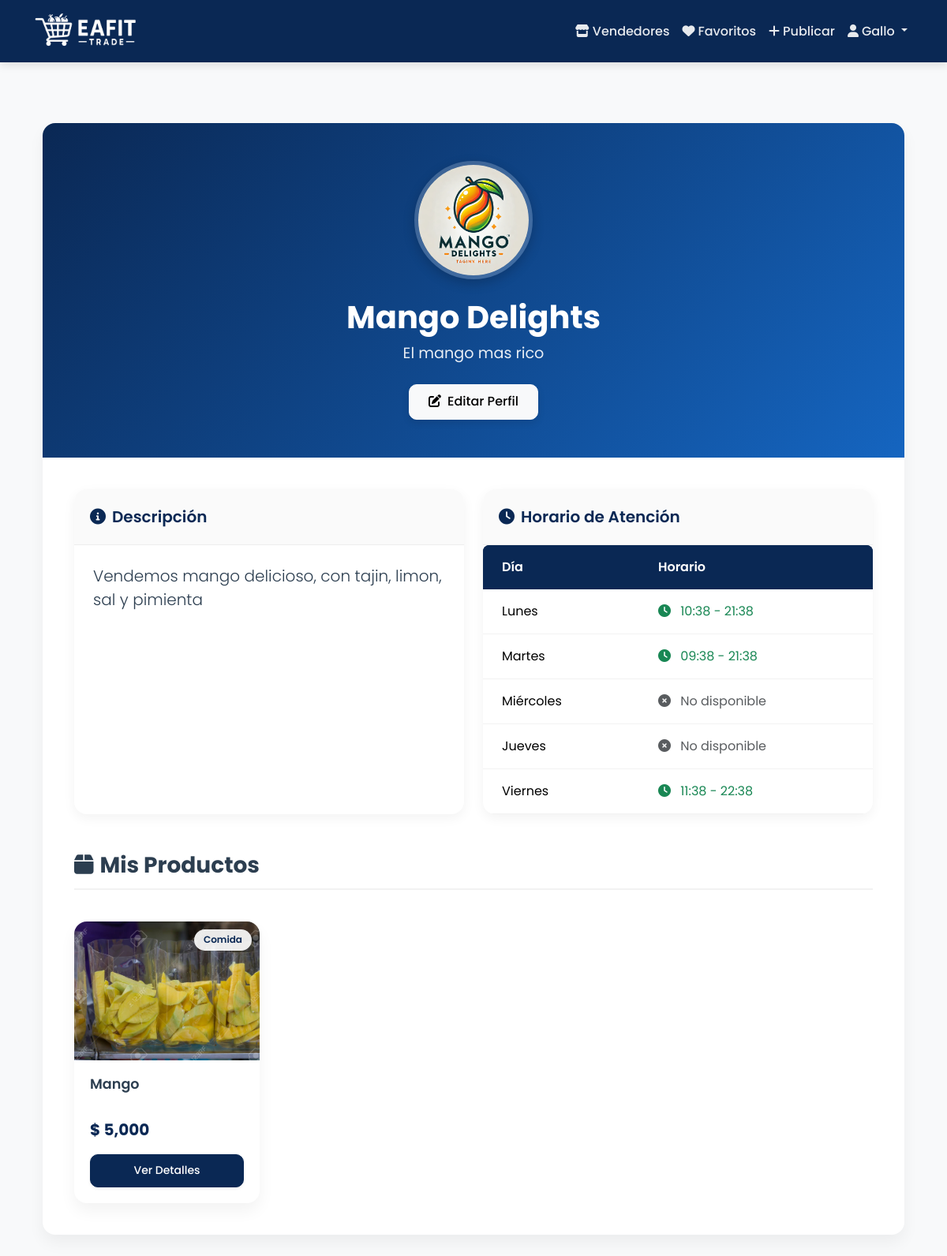
Screenshot of /profile/ (signed in) with the database file from the repository.
### seller_profiles/models.py (models this page shows, shortened)
class SellerProfile(models.Model):
    user = models.OneToOneField(
        User,
        on_delete=models.CASCADE,
        related_name='seller_profile'
    )
    profile_image = models.ImageField(
        upload_to='profiles/',
        verbose_name='Foto de perfil',
        null=True,
        blank=True
    )
    store_name = models.CharField(
        max_length=100,
        verbose_name='Nombre de la tienda',
        help_text='Nombre que se mostrará en tu perfil de vendedor'
    )
    slogan = models.CharField(
        max_length=200,
        verbose_name='Slogan',
        help_text='Una frase corta que describa tu tienda',
        blank=True,
        null=True
    )
    description = models.TextField(
        verbose_name='Descripción',
        help_text='Describe tu tienda y los productos que vendes'
    )
    whatsapp = models.CharField(
        max_length=15,
        verbose_name='WhatsApp',
        help_text='Ingresa tu número de WhatsApp con código de país (ej: 573001234567)',
        blank=True,
        null=True
    )
    class Meta:
        verbose_name = 'Perfil de vendedor'
        verbose_name_plural = 'Perfiles de vendedores'

class Schedule(models.Model):
    DAYS_OF_WEEK = [
        ('Lunes', 'Lunes'),
        ('Martes', 'Martes'),
        ('Miércoles', 'Miércoles'),
        ('Jueves', 'Jueves'),
        ('Viernes', 'Viernes')
    ]
    profile = models.ForeignKey(
        SellerProfile,
        on_delete=models.CASCADE,
        related_name='schedules'
    )
    day = models.CharField(
        max_length=20,
        choices=DAYS_OF_WEEK,
        verbose_name='Día'
    )
    is_available = models.BooleanField(
        default=True,
        verbose_name='Disponible'
    )
    start_time = models.TimeField(
        verbose_name='Hora de inicio',
        null=True,
        blank=True,
        help_text='Horario de inicio (entre 6:00 AM y 9:30 PM, en intervalos de 30 minutos)'
    )
    end_time = models.TimeField(
        verbose_name='Hora de cierre',
        null=True,
        blank=True,
        help_text='Horario de cierre (entre 6:30 AM y 10:00 PM, en intervalos de 30 minutos)'
    )
    class Meta:
        ordering = ['day']
        unique_together = ['profile', 'day']
        verbose_name = 'Horario'
        verbose_name_plural = 'Horarios'

### products/models.py (models this page shows, shortened)
class Product(models.Model):
    CATEGORY_CHOICES = [
        ('Comida', 'Comida'),
        ('Ropa', 'Ropa'),
        ('Tecnología', 'Tecnología'),
        ('Libros', 'Libros'),
        ('Otros', 'Otros'),
    ]
    CONDITION_CHOICES = [
        ('Nuevo', 'Nuevo'),
        ('Usado', 'Usado'),
        ('Buen estado', 'Buen estado'),
    ]
    FOOD_TYPE_CHOICES = [
        ('Panadería', 'Panadería'),
        ('Galletas', 'Galletas'),
        ('Repostería', 'Repostería'),
        ('Frutas', 'Frutas'),
        ('Frituras', 'Frituras'),
        ('Dulces', 'Dulces'),
        ('Helados', 'Helados'),
        ('Snacks', 'Snacks'),
        ('Comida rápida', 'Comida rápida'),
        ('Otros', 'Otros'),
    ]
    name = models.CharField(
        max_length=255,
        verbose_name='Nombre',
        help_text='Nombre del producto'
    )
    category = models.CharField(
        max_length=50,
        choices=CATEGORY_CHOICES,
        verbose_name='Categoría',
        null=True,
        blank=True
    )
    food_type = models.CharField(
        max_length=50,
        choices=FOOD_TYPE_CHOICES,
        verbose_name='Tipo de Comida',
        blank=True,
        null=True
    )
    description = models.TextField(
        verbose_name='Descripción',
        help_text='Describe tu producto detalladamente'
    )
    price = models.DecimalField(
        max_digits=10,
        decimal_places=2,
        validators=[MinValueValidator(0.01)],
        verbose_name='Precio',
        help_text='Precio en pesos colombianos'
    )
    published_at = models.DateTimeField(
        default=timezone.now,
        verbose_name='Fecha de publicación'
    )
    condition = models.CharField(
        max_length=50,
        choices=CONDITION_CHOICES,
        verbose_name='Estado',
        blank=True,
        null=True
    )
    image = models.ImageField(
        upload_to='products/',
        verbose_name='Imagen',
        help_text='Imagen del producto'
    )
    seller = models.ForeignKey(
        User,
        on_delete=models.CASCADE,
        verbose_name='Vendedor',
        related_name='products'
    )
    available = models.BooleanField(
        default=True,
        verbose_name='Disponible'
    )
    class Meta:
        verbose_name = 'Producto'
        verbose_name_plural = 'Productos'
        ordering = ['-published_at']
        indexes = [
            models.Index(fields=['name']),
            models.Index(fields=['category']),
            models.Index(fields=['available']),
        ]

### seller_profiles/views.py (the view)
# urls.py: path('profile/', profile_views.view_profile, name='view_profile'),
@login_required
def view_profile(request):
    try:
        profile = request.user.seller_profile
        day_order = {'Lunes': 1, 'Martes': 2, 'Miércoles': 3, 'Jueves': 4, 'Viernes': 5}
        schedules = profile.schedules.all()
        ordered_schedules = sorted(schedules, key=lambda x: day_order.get(x.day, 99))
        return render(request, 'seller_profiles/view_profile.html', {'profile': profile, 'ordered_schedules': ordered_schedules})
    except SellerProfile.DoesNotExist:
        messages.warning(request, 'Necesitas crear tu perfil de vendedor primero.')
        return redirect('create_profile')

### seller_profiles/templates/seller_profiles/view_profile.html (shortened to what this page needs)
{% extends 'seller_profiles/profile_base.html' %}
{% load humanize %}
{% block content %}
<section class="profile-section py-5">
    <div class="container">
        <div class="profile-card">
            <div class="profile-header">
                <div class="profile-image-wrapper">
                    {% if profile.profile_image %}
                        <img src="{{ profile.profile_image.url }}" alt="{{ profile.store_name }}" class="profile-image">
                    {% else %}
                        <div class="profile-image d-flex align-items-center justify-content-center bg-secondary">
                            <i class="fas fa-store fa-3x text-white"></i>
                        </div>
                    {% endif %}
                </div>
                <h1 class="store-name">{{ profile.store_name }}</h1>
                {% if profile.slogan %}
                    <p class="store-slogan">{{ profile.slogan }}</p>
                {% endif %}
                <div class="profile-actions">
                    {% if user == profile.user %}
                        <a href="{% url 'edit_profile' %}" class="btn btn-light edit-button">
                            <i class="fas fa-edit me-2"></i>Editar Perfil
                        </a>
                    {% endif %}
                </div>
            </div>
            <div class="profile-body">
                <div class="row g-4">
                    <div class="col-lg-6">
                        <div class="info-card">
                            <div class="info-card-header">
                                <i class="fas fa-info-circle me-2"></i>Descripción
                            </div>
                            <div class="info-card-body">
                                <p class="lead mb-0">{{ profile.description }}</p>
                            </div>
                        </div>
                    </div>
                    <div class="col-lg-6">
                        <div class="info-card">
                            <div class="info-card-header">
                                <i class="fas fa-clock me-2"></i>Horario de Atención
                            </div>
                            <div class="info-card-body p-0">
                                <div class="table-responsive">
                                    <table class="table schedule-table mb-0">
                                        <thead>
                                            <tr>
                                                <th>Día</th>
                                                <th>Horario</th>
                                            </tr>
                                        </thead>
                                        <tbody>
                                            {% for schedule in ordered_schedules %}
                                            <tr>
                                                <td>{{ schedule.get_day_display }}</td>
                                                <td>
                                                    {% if schedule.is_available %}
                                                        <span class="text-success">
                                                            <i class="fas fa-clock me-2"></i>
                                                            {{ schedule.start_time|time:"H:i" }} - {{ schedule.end_time|time:"H:i" }}
                                                        </span>
                                                    {% else %}
                                                        <span class="text-muted">
                                                            <i class="fas fa-times-circle me-2"></i>
                                                            No disponible
                                                        </span>
                                                    {% endif %}
                                                </td>
                                            </tr>
                                            {% endfor %}
                                        </tbody>
                                    </table>
                                </div>
                            </div>
                        </div>
                    </div>
                </div>
                {% if profile.user.products.exists %}
                <div class="mt-5">
                    <h2 class="section-title">
                        <i class="fas fa-box me-2"></i>Mis Productos
                    </h2>
                    <div class="row g-4 mt-3">
                        {% for product in profile.user.products.all %}
                            {% if product.available %}
                                <div class="col-md-6 col-lg-4 col-xl-3">
                                    <a href="{% url 'product_detail' product.id %}" class="product-card-link">
                                    <div class="product-card">
                                        <div class="product-image-container">
                                            {% if product.image %}
                                                <img src="{{ product.image.url }}" class="product-image" alt="{{ product.name }}">
                                            {% endif %}
                                            <div class="product-category">{{ product.get_category_display }}</div>
                                        </div>
                                        <div class="product-details">
                                            <h3 class="product-title">{{ product.name }}</h3>
                                            <div class="product-price">$ {{ product.price|floatformat:0|intcomma }}</div>
                                                <div class="btn btn-sm btn-primary view-details-btn mt-3">Ver Detalles</div>
                                            </div>
                                        </div>
                                    </a>
                                </div>
                            {% endif %}
                        {% endfor %}
                    </div>
                </div>
                {% endif %}
            </div>
        </div>
    </div>
</section>
{% endblock %}

### products/templates/products/base.html (shortened to what this page needs)
<!DOCTYPE html>
<html>
<head>
    <link href="https://cdn.jsdelivr.net/npm/bootstrap@5.3.2/dist/css/bootstrap.min.css" rel="stylesheet">
    <link href="https://cdnjs.cloudflare.com/ajax/libs/font-awesome/6.0.0/css/all.min.css" rel="stylesheet">
</head>
<body>
    <nav class="navbar navbar-expand-lg navbar-dark">
        <div class="container">
            <a class="navbar-brand" href="{% url 'home' %}">
                <img src="/media/Logo/EafitTrade_Nuevo_logo.png" alt="EAFIT Trade Logo" height="55" class="d-inline-block align-middle">
            </a>
            <div class="collapse navbar-collapse" id="navbarNav">
                <ul class="navbar-nav ms-auto">
                    <li class="nav-item">
                        <a class="nav-link" href="{% url 'seller_list' %}">
                            <i class="fas fa-store me-1"></i>Vendedores
                        </a>
                    </li>
                    {% if user.is_authenticated %}
                        <li class="nav-item">
                            <a class="nav-link" href="{% url 'favorites_list' %}">
                                <i class="fas fa-heart me-1"></i>Favoritos
                            </a>
                        </li>
                        <li class="nav-item">
                            <a class="nav-link" href="{% url 'add_product' %}">
                                <i class="fas fa-plus me-1"></i>Publicar
                            </a>
                        </li>
                        <li class="nav-item dropdown">
                            <a class="nav-link dropdown-toggle" href="#" role="button" data-bs-toggle="dropdown">
                                <i class="fas fa-user me-1"></i>{{ user.username }}
                            </a>
                        </li>
                    {% endif %}
                </ul>
            </div>
        </div>
    </nav>
    <div class="content">
        <div class="container">
            {% block content %}{% endblock %}
        </div>
    </div>
</body>
</html>

### rows the page displays
SellerProfile: profile_image (picture), store_name "Mango Delights", slogan "El mango mas rico", description "Vendemos mango delicioso, con tajin, limon, sal y pimienta"
Schedule: day "Lunes", start_time "10:38", end_time "21:38"
Schedule: day "Martes", start_time "09:38", end_time "21:38"
Schedule: day "Miércoles", is_available False (drawn)
Schedule: day "Jueves", is_available False (drawn)
Schedule: day "Viernes", start_time "11:38", end_time "22:38"
Product: image (picture), category "Comida", name "Mango", price "5,000"

### other values shown
{{ user.username }} "Gallo"
